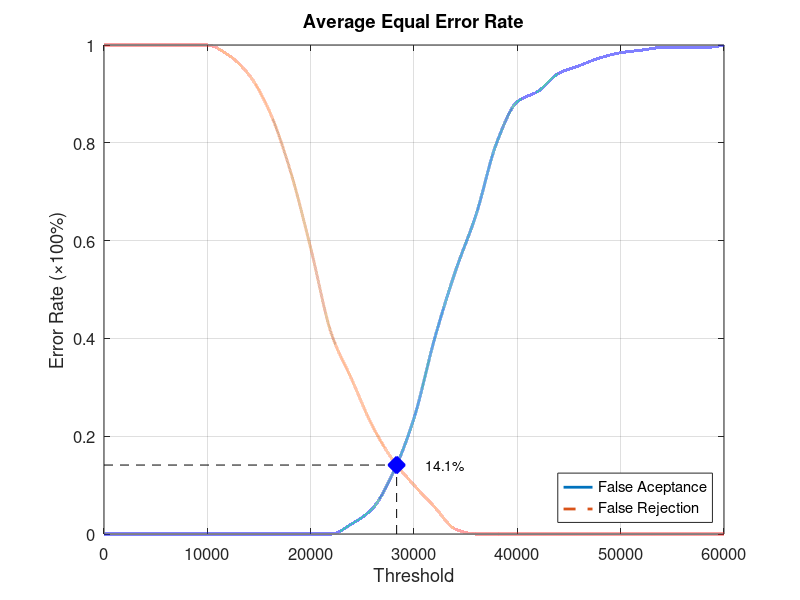
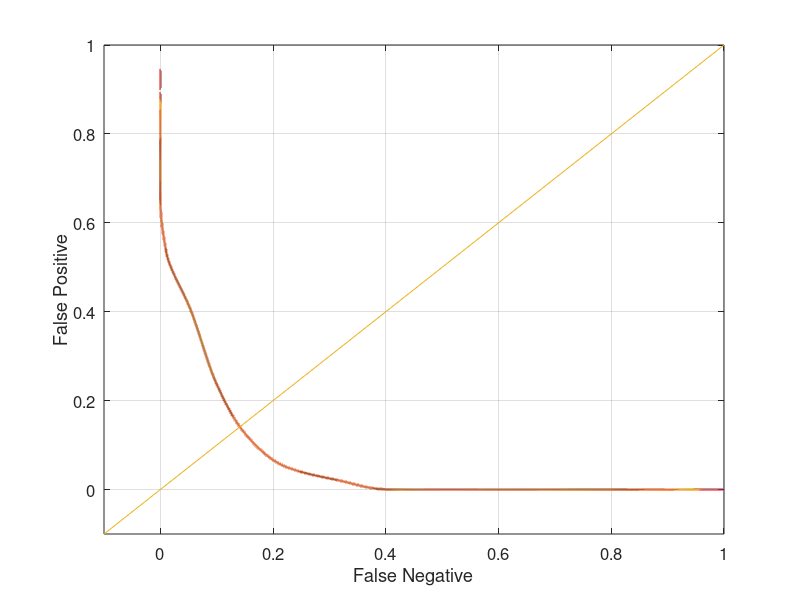

These charts were generated, in order, by the following MATLAB code:
function yEER = Database4_1
close all;
clear;
clc;
x = 0:2000:60000;
xq = 0:0.5:60000;

y0 = [0 0 0 0 0 0 0 0 0 0 0 0 0.0210526 0.0526316 0.126316 0.236842 0.4 0.536842 0.652632 0.8 0.884211 0.905263 0.942105 0.957895 0.973684 0.984211 0.989474 0.994737 0.994737 0.994737 1];
yy0 = interp1(x, y0, xq, 'pchip');
y1 = [1 1 1 1 1 1 0.98 0.94 0.865 0.745 0.585 0.41 0.315 0.22 0.15 0.1 0.055 0.01 0 0 0 0 0 0 0 0 0 0 0 0 0];
yy1 = interp1(x, y1, xq, 'pchip');

% Calculating EER: 
y2 = abs(y0 - y1);
find(y2 == min(y2))
yy2 = abs(yy0 - yy1);
xEER = find(yy2 == min(yy2));
xEERIndex = xq(xEER) % X-axis EER
yEER = yy0(xEER) % Y-axis EER

main = figure
plot(xq, yy0,'-','LineWidth', 2);	hold on
plot(xq, yy1,'--','LineWidth', 2);	hold on
plot([xEERIndex xEERIndex], [0 yEER], 'k--');	hold on
plot([0 xEERIndex], [yEER yEER], 'k--');	hold on
plot(xEERIndex, yEER, 'bx', 'LineWidth', 10);	hold on
text(xEERIndex + 10 * xEERIndex / 100, yEER, [num2str(round((10000 * yEER)) / 100) '%'])
legend('False Aceptance', 'False Rejection', 'Location', 'SouthEast')
xlabel('Threshold')
ylabel('Error Rate (\times100%)')
title('Average Equal Error Rate')
set(gca, 'FontSize', 12)
axis([0 60000 0 1])
grid on

print(main, 'Database4_1Main', '-dpng');
FNRxFPR = figure('Color', [1 1 1]);
plot(yy1, yy0, '-', yy1, yy0, 'LineWidth', 2);
hold on
y = -0.1:0.1:1
plot(y, y); 
set(gca, 'FontSize', 12)
xlabel('False Negative')
ylabel('False Positive')
axis([-0.1 1 -0.1 1])
set(gca, 'FontSize', 12)
grid on

print(FNRxFPR, 'Database4_1FNRxFPR','-dpng');
end
